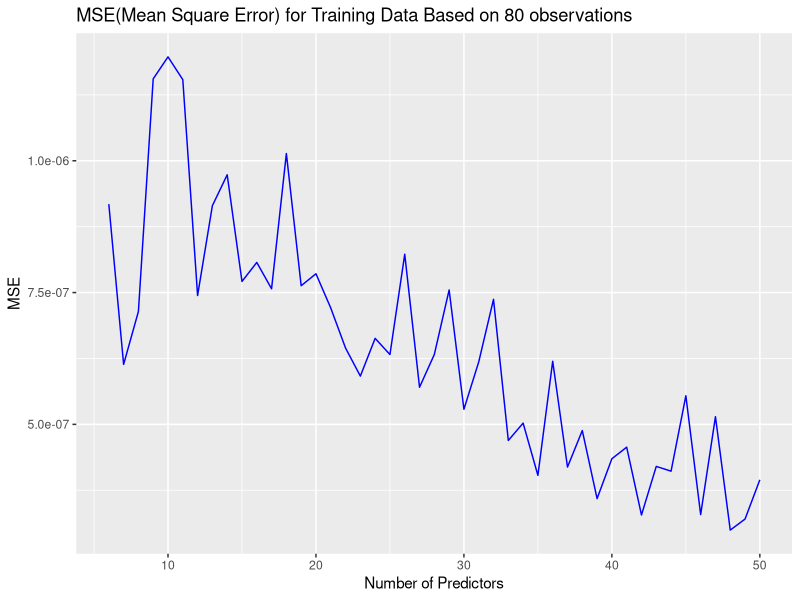
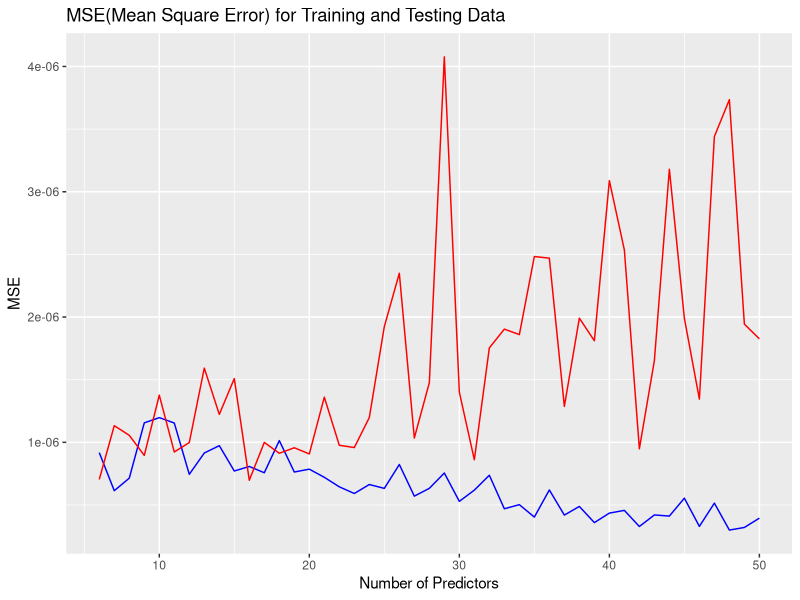
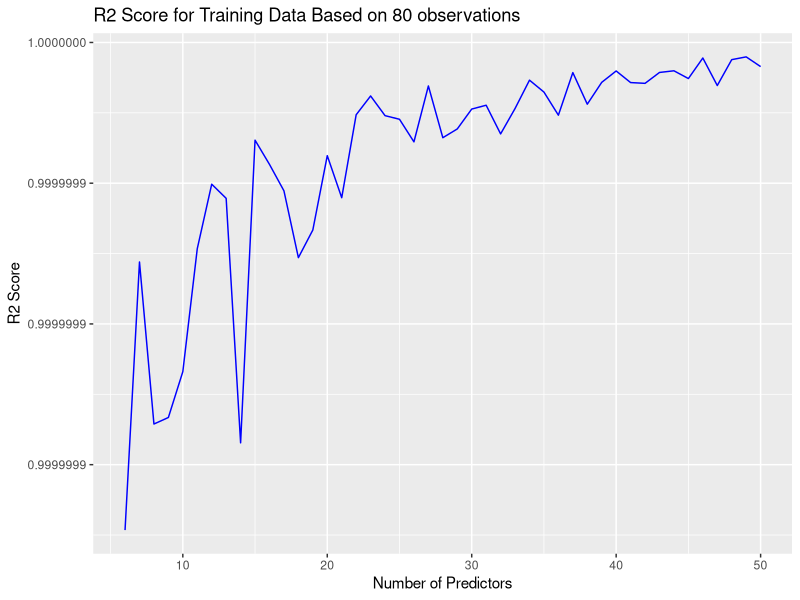
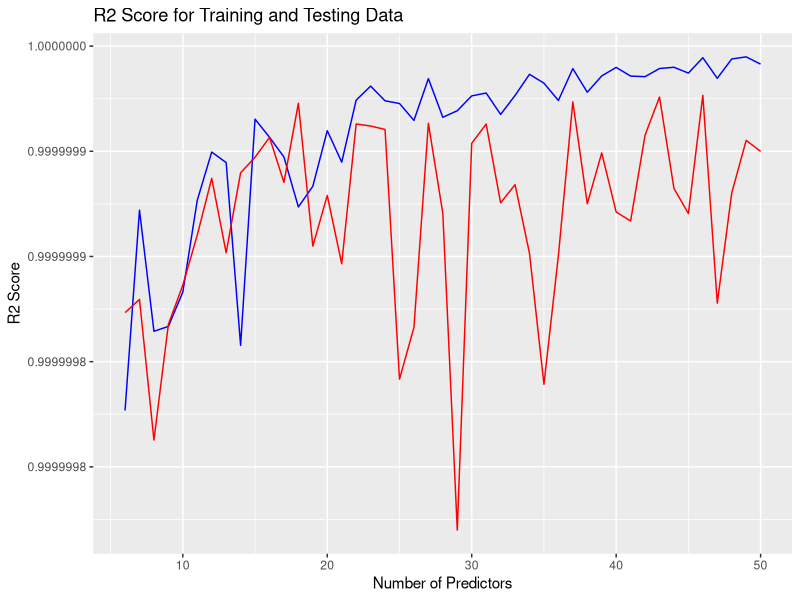

Write R code to recreate these figures, in order.
## ---- chunk 1
knitr::opts_chunk$set(echo = TRUE)
## ---- chunk 2
library(stats)
library(ggplot2)
## ---- chunk 3
# Define function for Monte Carlo simulation
simulations <- function(n_sim, n, p_range) {
  MSE_compare_train <- c() # Store mean square error for each number of predictors
  MSE_compare_test <- c()
  R2_compare_train <- c()
  R2_compare_test <- c() # Store r2 score for each number of predictors
  
  for (p in p_range) {
    MSE_train <- c() # Store mean square error for each simulation
    MSE_test <- c()
    R2_train <- c() # Store r2 score for each simulation
    R2_test <- c()
    
    for (simulation in 1:n_sim) {
      # Generate X and y
      X <- matrix(rnorm(n * p), nrow = n) # Generate X 
      true_beta <- c(rep(1, 5), rnorm(p - 5))  # Define true coefficients
      error <- rnorm(n, mean = 0, sd = 0.001) # Generate random error 
      y <- X %*% true_beta + error # Generate Y using linear regression model
      
      # Split Data into training and testing
      set.seed(23)
      train_index <- sample.int(n, size = floor(0.8 * n), replace = FALSE)
      X_train <- X[train_index, ]
      X_test <- X[-train_index, ]
      y_train <- y[train_index]
      y_test <- y[-train_index]
      
      # Fit linear model
      model <- lm(y_train ~ X_train)
      
      # Extract estimate coefficients
      beta_hat <- coef(model)
      
      # Add intercept term into X and coefficients
      X_all_train <- cbind(1, X_train)
      X_all_test <- cbind(1, X_test)
      
      # Predict on training and testing sets
      y_pred_train <- X_all_train %*% beta_hat
      y_pred_test <- X_all_test %*% beta_hat
      
      #suppressWarnings({
        #y_pred_train <- predict(model, newdata = data.frame(X_train))
        #y_pred_test <- predict(model, newdata = data.frame(X_test))
      #})
      
      # Calculate mean squared error
      mse_train <- mean((y_train - y_pred_train)^2)
      mse_test <- mean((y_test - y_pred_test)^2)
      MSE_train <- c(MSE_train, mse_train)
      MSE_test <- c(MSE_test, mse_test)
      
      # Calculate r2 score
      #r2_train <- var( y_pred_train)/var(y_train)
      #r2_test <- var(y_pred_test)/var(y_test)
      
      r2_train <- 1- (var(y_train - y_pred_train)/var(y_train))
      r2_test <- 1 - (var(y_test - y_pred_test)/var(y_test))
        
      #r2_train <- summary(model)$r.squared
      #r2_test <- 1 - (sum((y_test - y_pred_test)^2) / sum((y_test - mean(y_test))^2))
        
      R2_train <- c(R2_train, r2_train)
      R2_test <- c(R2_test, r2_test)
    }
    
    # Save MSE for comparing later
    MSE_mean_train <- mean(MSE_train)
    MSE_mean_test <- mean(MSE_test)
    MSE_compare_train[[as.character(p)]] <- MSE_mean_train
    MSE_compare_test[[as.character(p)]] <- MSE_mean_test
    
    # Save R2 for comparing later
    R2_mean_train <- mean(R2_train)
    R2_mean_test <- mean(R2_test)
    R2_compare_train[[as.character(p)]] <- R2_mean_train
    R2_compare_test[[as.character(p)]] <- R2_mean_test
  }
  
  return(list(MSE_compare_train, MSE_compare_test, R2_compare_train, R2_compare_test))
}
## ---- chunk 4
# Set parameters
n_sim <- 100 # Number of simulation
n <- 100 # Number of observations
p_range <- seq(6, 50, by = 1) # Range for number of predictors
## ---- chunk 5
# Run simulations
simulation_results <- simulations(n_sim, n, p_range)
## ---- chunk 6
# Extracting results
MSE_mean_train <- unlist(simulation_results[[1]])
MSE_mean_test <- unlist(simulation_results[[2]])
R2_mean_train <- unlist(simulation_results[[3]])
R2_mean_test <- unlist(simulation_results[[4]])
## ---- chunk 7
# Create data frame for plotting MSE_mean_train
mse_train_data <- data.frame(
  p_range = p_range,
  MSE_mean_train = MSE_mean_train
)

# Plot MSE_mean_train only
mse_plot_train <- ggplot(mse_train_data, aes(x = p_range, y = MSE_mean_train)) +
  geom_line(color = "blue") +
  labs(x = "Number of Predictors", y = "MSE", title = "MSE(Mean Square Error) for Training Data Based on 80 observations")

mse_plot_train
## ---- chunk 8
# Create data frame for plotting MSE_mean_train and MSE_mean_test
mse_both_data <- data.frame(
  p_range = p_range,
  MSE_mean_train = MSE_mean_train,
  MSE_mean_test = MSE_mean_test
)

# Plot MSE_mean_train and MSE_mean_test
mse_plot_both <- ggplot(mse_both_data, aes(x = p_range)) +
  geom_line(aes(y = MSE_mean_train), color = "blue", linetype = "solid") +
  geom_line(aes(y = MSE_mean_test), color = "red", linetype = "solid") +
  labs(x = "Number of Predictors", y = "MSE", title = "MSE(Mean Square Error) for Training and Testing Data") +
  scale_linetype_manual(values = c("solid", "solid"))

mse_plot_both
## ---- chunk 9
# Create data frame for plotting R2_mean_train
r2_train_data <- data.frame(
  p_range = p_range,
  R2_mean_train = R2_mean_train
)

# Plot R2_mean_train only
r2_plot_train <- ggplot(r2_train_data, aes(x = p_range, y = R2_mean_train)) +
  geom_line(color = "blue") +
  labs(x = "Number of Predictors", y = "R2 Score", title = "R2 Score for Training Data Based on 80 observations")

r2_plot_train
## ---- chunk 10
# Create data frame for plotting R2_mean_train and R2_mean_test
r2_both_data <- data.frame(
  p_range = p_range,
  R2_mean_train = R2_mean_train,
  R2_mean_test = R2_mean_test
)

# Plot R2_mean_train and R2_mean_test
r2_plot_both <- ggplot(r2_both_data, aes(x = p_range)) +
  geom_line(aes(y = R2_mean_train), color = "blue", linetype = "solid") +
  geom_line(aes(y = R2_mean_test), color = "red", linetype = "solid") +
  labs(x = "Number of Predictors", y = "R2 Score", title = "R2 Score for Training and Testing Data") +
  scale_linetype_manual(values = c("solid", "solid"))

r2_plot_both
